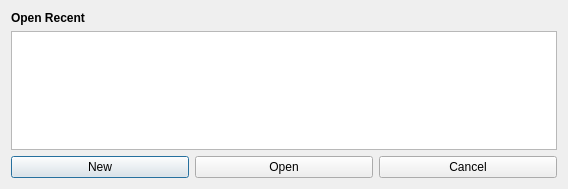
<?xml version="1.0" encoding="UTF-8"?>
<ui version="4.0">
 <class>startupDialog</class>
 <widget class="QDialog" name="startupDialog">
  <property name="geometry">
   <rect>
    <x>0</x>
    <y>0</y>
    <width>568</width>
    <height>189</height>
   </rect>
  </property>
  <property name="windowTitle">
   <string>Dialog</string>
  </property>
  <layout class="QVBoxLayout" name="verticalLayout_2">
   <item>
    <layout class="QVBoxLayout" name="verticalLayout">
     <item>
      <widget class="QLabel" name="label">
       <property name="text">
        <string>&lt;html&gt;&lt;head/&gt;&lt;body&gt;&lt;p&gt;&lt;span style=&quot; font-weight:700;&quot;&gt;Open Recent&lt;/span&gt;&lt;/p&gt;&lt;/body&gt;&lt;/html&gt;</string>
       </property>
      </widget>
     </item>
     <item>
      <widget class="QListWidget" name="listWidget"/>
     </item>
    </layout>
   </item>
   <item>
    <layout class="QHBoxLayout" name="horizontalLayout">
     <item>
      <widget class="QPushButton" name="createButton">
       <property name="text">
        <string>New</string>
       </property>
       <attribute name="buttonGroup">
        <string notr="true">buttonGroup</string>
       </attribute>
      </widget>
     </item>
     <item>
      <widget class="QPushButton" name="openButton">
       <property name="text">
        <string>Open</string>
       </property>
       <attribute name="buttonGroup">
        <string notr="true">buttonGroup</string>
       </attribute>
      </widget>
     </item>
     <item>
      <widget class="QPushButton" name="cancelButton">
       <property name="text">
        <string>Cancel</string>
       </property>
       <attribute name="buttonGroup">
        <string notr="true">buttonGroup</string>
       </attribute>
      </widget>
     </item>
    </layout>
   </item>
  </layout>
 </widget>
 <resources/>
 <connections/>
 <buttongroups>
  <buttongroup name="buttonGroup"/>
 </buttongroups>
</ui>
